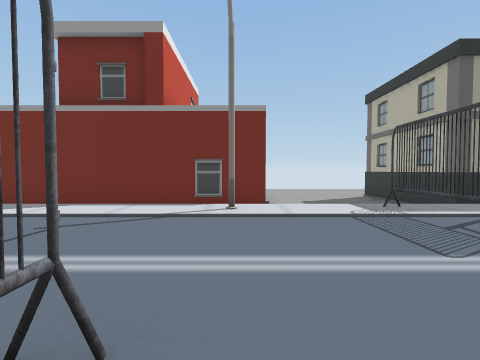
[1] (above)

16 first-person views from a walk through a scene from a Unity 3-D project. The camera is 1.4 m above the floor, tilts 2° down and sees 85° across. The floor is counted in squares, 2 m on a side. Each view is taken from the middle of a square. On the plan, view 1 faces up. The plan holds only what a view shows up to about 9 squares ahead; the rest is blank. The place goes on beyond the plan. The player is left out. Some animated figures are not drawn. Some surface patterns are stand-ins.

[2]
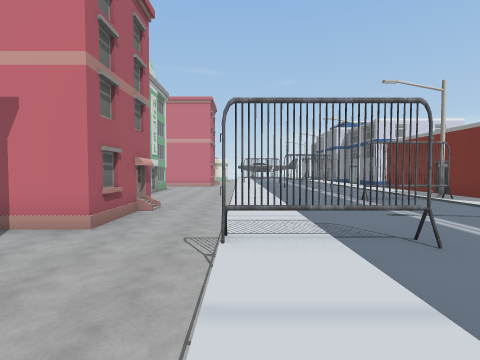

[3]
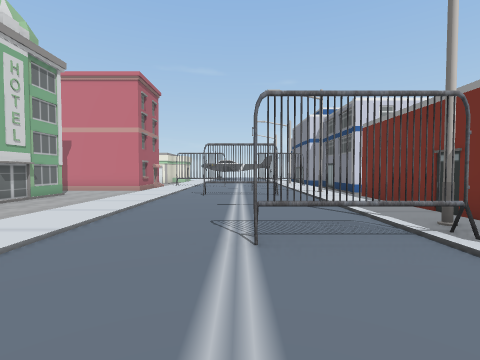

[4]
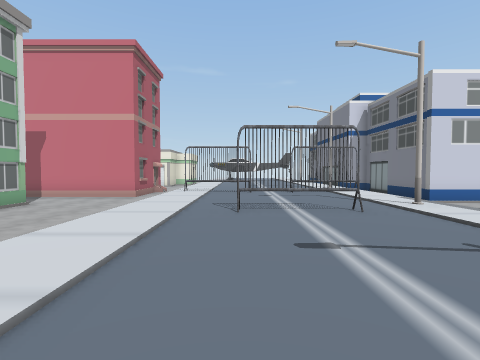

[5]
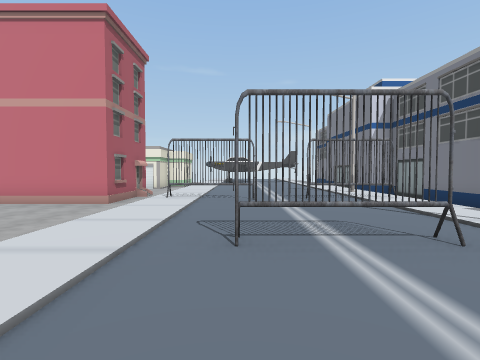

[6]
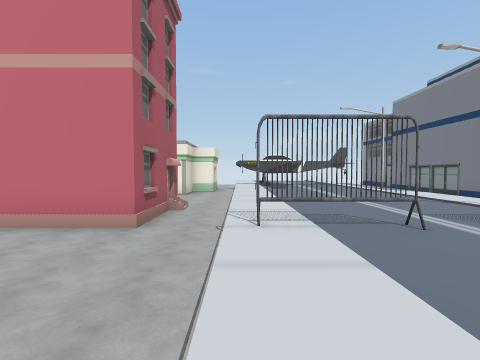

[7]
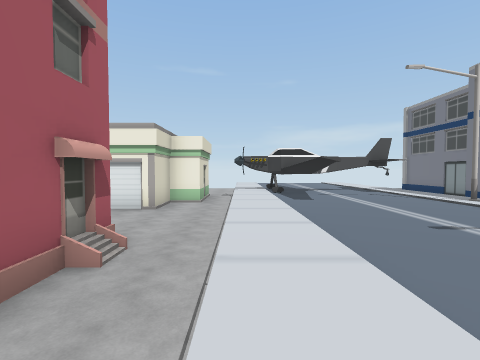

[8]
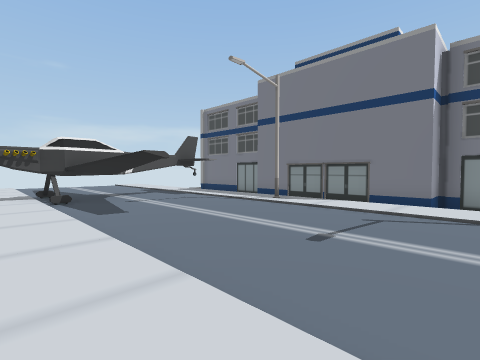

[9]
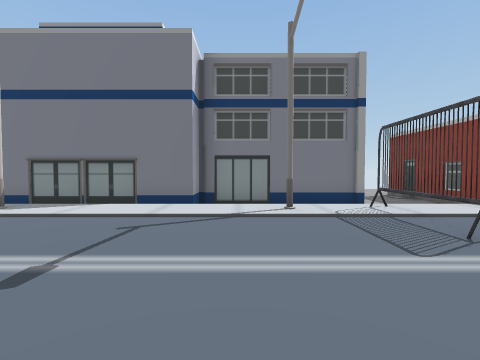

[10]
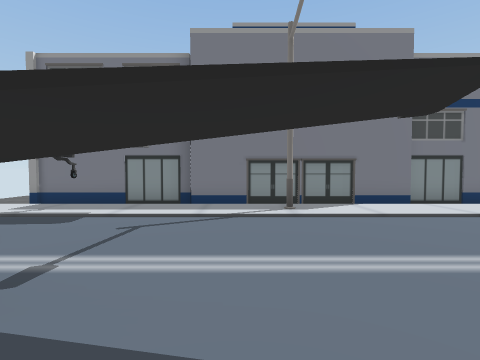

[11]
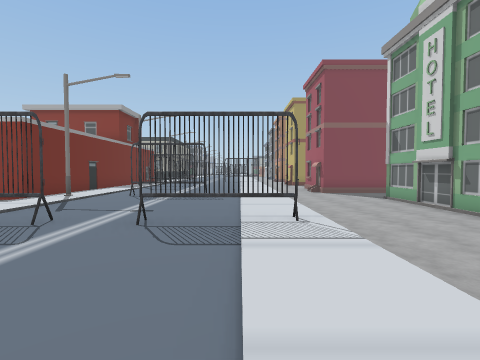

[12]
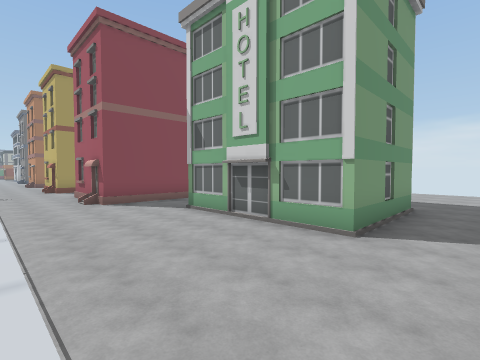

[13]
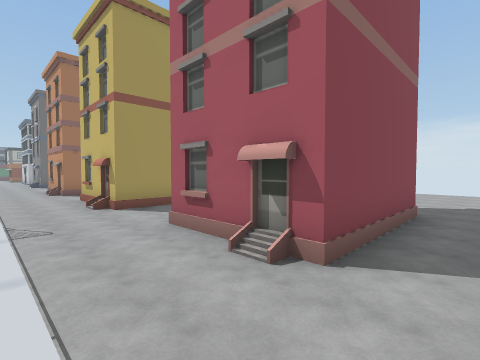

[14]
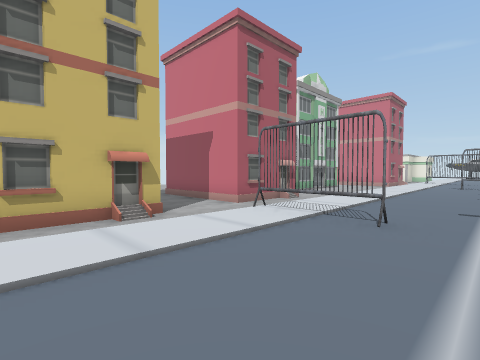

[15]
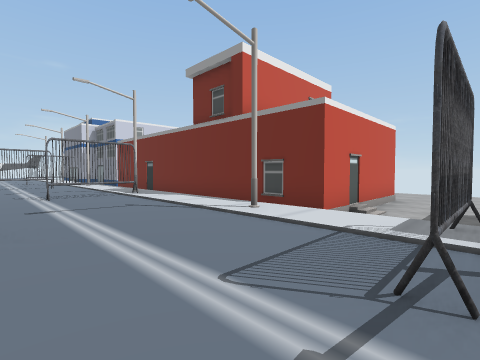

[16]
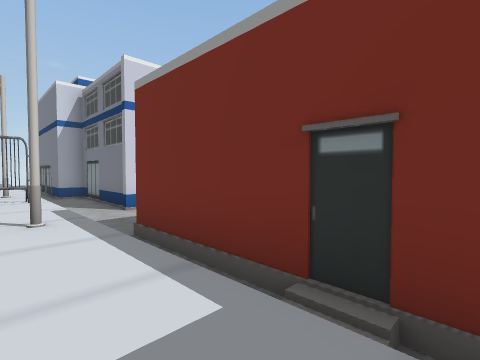

### Floor plan
Key: @ floor where view 1 was taken; # wall or solid block; . main floor; - floor 0.5 m lower than the main floor; / step, stairs or slope; v drop or lower ground; B building; S streetlight; A barricade.
Columns run from 24 left of view 1 to 3 right of it. Each row starts with its distance up from view 1.
  8            #vv#         #Bvv
  7 ###   ######v B         #Bvv
  6   ##B##vvvvvvv###########B
  5 v...v....v....v....v....v..v
  4 ....S....S.A..S....S....S..A
  3 #..........A..A....A.......A
  2 #.............A....A........
  1 ## ........A..A.............
  0 #/.........A...........A@...
 -1 #//////////////////////A////
 -2  /--------------------------
 -3   B----##B------------------
 -4    #--  ##---------##B--####
 -5          #--B####-- ##--#
 -6          #--##   --   --
 -7           --#    --
 -8           --#    --
 -9           ---    --
-10           ---    ---
-11           ---    ---
-12            --     --

Where each view was taken, in squares from view 1:
view 1: 0 up, 0 right, facing up
view 2: 1 down, 2 right, facing left
view 3: 2 up, 2 left, facing left
view 4: 1 up, 5 left, facing left
view 5: 1 up, 7 left, facing left
view 6: 1 down, 10 left, facing left
view 7: 1 down, 14 left, facing left
view 8: 1 down, 16 left, facing up-left
view 9: 0 up, 16 left, facing up
view 10: 0 up, 21 left, facing up
view 11: 0 up, 17 left, facing right
view 12: 1 down, 14 left, facing down-right
view 13: 1 down, 7 left, facing down-right
view 14: 2 up, 3 right, facing down-left
view 15: 1 up, 3 right, facing up-left
view 16: 4 up, 6 left, facing up-left
